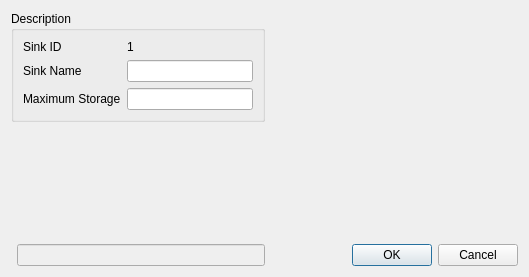
<?xml version="1.0" encoding="UTF-8"?>
<ui version="4.0">
 <class>sink_dialog</class>
 <widget class="QDialog" name="sink_dialog">
  <property name="geometry">
   <rect>
    <x>0</x>
    <y>0</y>
    <width>529</width>
    <height>277</height>
   </rect>
  </property>
  <property name="windowTitle">
   <string>Sink</string>
  </property>
  <layout class="QGridLayout" name="gridLayout">
   <item row="0" column="0" colspan="2">
    <widget class="QGroupBox" name="sink_desc_box">
     <property name="sizePolicy">
      <sizepolicy hsizetype="Fixed" vsizetype="Fixed">
       <horstretch>0</horstretch>
       <verstretch>0</verstretch>
      </sizepolicy>
     </property>
     <property name="maximumSize">
      <size>
       <width>304</width>
       <height>218</height>
      </size>
     </property>
     <property name="title">
      <string>Description</string>
     </property>
     <layout class="QGridLayout" name="gridLayout_2">
      <item row="1" column="1">
       <widget class="QLineEdit" name="sink_name_edit"/>
      </item>
      <item row="0" column="0">
       <widget class="QLabel" name="sink_id_label">
        <property name="text">
         <string>Sink ID</string>
        </property>
       </widget>
      </item>
      <item row="0" column="1">
       <widget class="QLabel" name="sink_id_display">
        <property name="text">
         <string>1</string>
        </property>
       </widget>
      </item>
      <item row="1" column="0">
       <widget class="QLabel" name="sink_name_label">
        <property name="text">
         <string>Sink Name</string>
        </property>
        <property name="buddy">
         <cstring>sink_name_edit</cstring>
        </property>
       </widget>
      </item>
      <item row="2" column="0">
       <widget class="QLabel" name="max_store_label">
        <property name="text">
         <string>Maximum Storage</string>
        </property>
        <property name="buddy">
         <cstring>max_store_edit</cstring>
        </property>
       </widget>
      </item>
      <item row="2" column="1">
       <widget class="QLineEdit" name="max_store_edit"/>
      </item>
     </layout>
    </widget>
   </item>
   <item row="0" column="2">
    <spacer name="horizontalSpacer">
     <property name="orientation">
      <enum>Qt::Horizontal</enum>
     </property>
     <property name="sizeHint" stdset="0">
      <size>
       <width>40</width>
       <height>20</height>
      </size>
     </property>
    </spacer>
   </item>
   <item row="2" column="2">
    <widget class="QDialogButtonBox" name="buttonBox">
     <property name="orientation">
      <enum>Qt::Horizontal</enum>
     </property>
     <property name="standardButtons">
      <set>QDialogButtonBox::Cancel|QDialogButtonBox::Ok</set>
     </property>
    </widget>
   </item>
   <item row="2" column="1">
    <widget class="QLineEdit" name="lineEdit">
     <property name="enabled">
      <bool>false</bool>
     </property>
    </widget>
   </item>
   <item row="1" column="1">
    <spacer name="verticalSpacer">
     <property name="orientation">
      <enum>Qt::Vertical</enum>
     </property>
     <property name="sizeHint" stdset="0">
      <size>
       <width>20</width>
       <height>40</height>
      </size>
     </property>
    </spacer>
   </item>
  </layout>
 </widget>
 <tabstops>
  <tabstop>sink_name_edit</tabstop>
  <tabstop>max_store_edit</tabstop>
  <tabstop>lineEdit</tabstop>
  <tabstop>buttonBox</tabstop>
 </tabstops>
 <resources/>
 <connections>
  <connection>
   <sender>buttonBox</sender>
   <signal>accepted()</signal>
   <receiver>sink_dialog</receiver>
   <slot>accept()</slot>
   <hints>
    <hint type="sourcelabel">
     <x>248</x>
     <y>254</y>
    </hint>
    <hint type="destinationlabel">
     <x>157</x>
     <y>274</y>
    </hint>
   </hints>
  </connection>
  <connection>
   <sender>buttonBox</sender>
   <signal>rejected()</signal>
   <receiver>sink_dialog</receiver>
   <slot>reject()</slot>
   <hints>
    <hint type="sourcelabel">
     <x>316</x>
     <y>260</y>
    </hint>
    <hint type="destinationlabel">
     <x>286</x>
     <y>274</y>
    </hint>
   </hints>
  </connection>
 </connections>
</ui>
